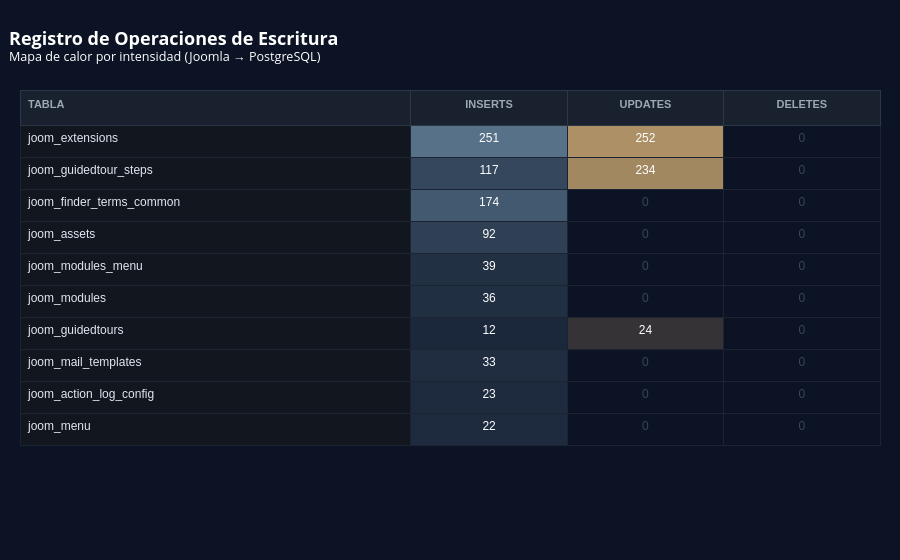

Write notebook code for a chart like this one.
### Markdown cell above
## 7. Tablas con estilo
La misma tabla de actividad, con gradiente de color para resaltar las tablas más activas de un vistazo (usando `pandas.Styler`).

### Code cell
import plotly.graph_objects as go

if not df_actividad.empty:
    # 1. Obtener el valor máximo para escalar la intensidad
    maximo = df_actividad[['inserts', 'updates', 'deletes']].values.max()
    maximo = maximo if maximo > 0 else 1

    # 2. Función para generar colores translúcidos (efecto cristal/Heatmap moderno)
    def color_rgba(v, r, g, b):
        if v == 0:
            return 'rgba(0, 0, 0, 0)' # Fondo transparente si el valor es 0
        # La opacidad (alpha) va de 0.15 (mínima) a 0.85 (máxima) según el valor
        alpha = 0.15 + (v / maximo) * 0.7 
        return f'rgba({r}, {g}, {b}, {alpha:0.2f})'

    # 3. Aplicar la paleta minimalista (Azul Pizarra, Dorado y Rojo Apagado)
    bg_tablas = ['#12161f'] * len(df_actividad)
    bg_inserts = [color_rgba(v, 100, 130, 156) for v in df_actividad['inserts']]
    bg_updates = [color_rgba(v, 201, 166, 113) for v in df_actividad['updates']]
    bg_deletes = [color_rgba(v, 189, 92, 112) for v in df_actividad['deletes']]
    colores_fondo = [bg_tablas, bg_inserts, bg_updates, bg_deletes]

    # 4. Truco visual: Ocultar visualmente los "0" poniéndolos en gris oscuro
    def color_texto(v):
        return '#3b4554' if v == 0 else '#ffffff'
        
    txt_tablas = ['#e2e8f0'] * len(df_actividad)
    txt_inserts = [color_texto(v) for v in df_actividad['inserts']]
    txt_updates = [color_texto(v) for v in df_actividad['updates']]
    txt_deletes = [color_texto(v) for v in df_actividad['deletes']]
    colores_texto = [txt_tablas, txt_inserts, txt_updates, txt_deletes]

    # 5. Construcción de la tabla
    fig_tabla = go.Figure(data=[go.Table(
        columnwidth=[2.5, 1, 1, 1], # La columna de nombres es más ancha
        header=dict(
            values=['<b>TABLA</b>', '<b>INSERTS</b>', '<b>UPDATES</b>', '<b>DELETES</b>'],
            fill_color='#1a212e',
            line_color='#2c3645',
            line_width=1,
            font=dict(color='#9ca8b5', size=11, family='Arial'),
            align=['left', 'center', 'center', 'center'],
            height=35 # Más espacio de respiración
        ),
        cells=dict(
            values=[df_actividad['tabla'], df_actividad['inserts'], df_actividad['updates'], df_actividad['deletes']],
            fill_color=colores_fondo,
            line_color='#1c2331', # Líneas divisorias muy sutiles
            line_width=1,
            font=dict(color=colores_texto, size=12, family='Arial'),
            align=['left', 'center', 'center', 'center'],
            height=32
        )
    )])

    # 6. Configuración global
    fig_tabla.update_layout(
        title=dict(
            text='<b>Registro de Operaciones de Escritura</b><br><sup>Mapa de calor por intensidad (Joomla → PostgreSQL)</sup>',
            font=dict(size=18, color='#ffffff'),
            x=0.01, y=0.92
        ),
        paper_bgcolor='#0b1324', # Fondo que unifica con las gráficas anteriores
        margin=dict(l=20, r=20, t=90, b=20),
    )
    fig_tabla.show()
else:
    print('Aún no hay actividad registrada. Genera tráfico navegando el portal Joomla y vuelve a ejecutar esta celda.')

### Figure 1 — Plotly figure (JSON) as saved in the notebook; plotly's stock layout.template omitted (floating-point values rounded to 4 significant figures)
{"data": [{"cells": {"align": ["left", "center", "center", "center"], "fill": {"color": [["#12161f", "#12161f", "#12161f", "#12161f", "#12161f", "#12161f", "#12161f", "#12161f", "#12161f", "#12161f"], ["rgba(100, 130, 156, 0.85)", "rgba(100, 130, 156, 0.47)", "rgba(100, 130, 156, 0.63)", "rgba(100, 130, 156, 0.41)", "rgba(100, 130, 156, 0.26)", "rgba(100, 130, 156, 0.25)", "rgba(100, 130, 156, 0.18)", "rgba(100, 130, 156, 0.24)", "rgba(100, 130, 156, 0.21)", "rgba(100, 130, 156, 0.21)"], ["rgba(201, 166, 113, 0.85)", "rgba(201, 166, 113, 0.80)", "rgba(0, 0, 0, 0)", "rgba(0, 0, 0, 0)", "rgba(0, 0, 0, 0)", "rgba(0, 0, 0, 0)", "rgba(201, 166, 113, 0.22)", "rgba(0, 0, 0, 0)", "rgba(0, 0, 0, 0)", "rgba(0, 0, 0, 0)"], ["rgba(0, 0, 0, 0)", "rgba(0, 0, 0, 0)", "rgba(0, 0, 0, 0)", "rgba(0, 0, 0, 0)", "rgba(0, 0, 0, 0)", "rgba(0, 0, 0, 0)", "rgba(0, 0, 0, 0)", "rgba(0, 0, 0, 0)", "rgba(0, 0, 0, 0)", "rgba(0, 0, 0, 0)"]]}, "font": {"color": [["#e2e8f0", "#e2e8f0", "#e2e8f0", "#e2e8f0", "#e2e8f0", "#e2e8f0", "#e2e8f0", "#e2e8f0", "#e2e8f0", "#e2e8f0"], ["#ffffff", "#ffffff", "#ffffff", "#ffffff", "#ffffff", "#ffffff", "#ffffff", "#ffffff", "#ffffff", "#ffffff"], ["#ffffff", "#ffffff", "#3b4554", "#3b4554", "#3b4554", "#3b4554", "#ffffff", "#3b4554", "#3b4554", "#3b4554"], ["#3b4554", "#3b4554", "#3b4554", "#3b4554", "#3b4554", "#3b4554", "#3b4554", "#3b4554", "#3b4554", "#3b4554"]], "family": "Arial", "size": 12}, "height": 32, "line": {"color": "#1c2331", "width": 1}, "values": [["joom_extensions", "joom_guidedtour_steps", "joom_finder_terms_common", "joom_assets", "joom_modules_menu", "joom_modules", "joom_guidedtours", "joom_mail_templates", "joom_action_log_config", "joom_menu"], [251, 117, 174, 92, 39, 36, 12, 33, 23, 22], [252, 234, 0, 0, 0, 0, 24, 0, 0, 0], [0, 0, 0, 0, 0, 0, 0, 0, 0, 0]]}, "columnwidth": [2.5, 1, 1, 1], "header": {"align": ["left", "center", "center", "center"], "fill": {"color": "#1a212e"}, "font": {"color": "#9ca8b5", "family": "Arial", "size": 11}, "height": 35, "line": {"color": "#2c3645", "width": 1}, "values": ["<b>TABLA</b>", "<b>INSERTS</b>", "<b>UPDATES</b>", "<b>DELETES</b>"]}, "type": "table"}], "layout": {"autosize": true, "margin": {"b": 20, "l": 20, "r": 20, "t": 90}, "paper_bgcolor": "#0b1324", "title": {"font": {"color": "#ffffff", "size": 18}, "text": "<b>Registro de Operaciones de Escritura</b><br><sup>Mapa de calor por intensidad (Joomla → PostgreSQL)</sup>", "x": 0.01, "y": 0.92}}}
